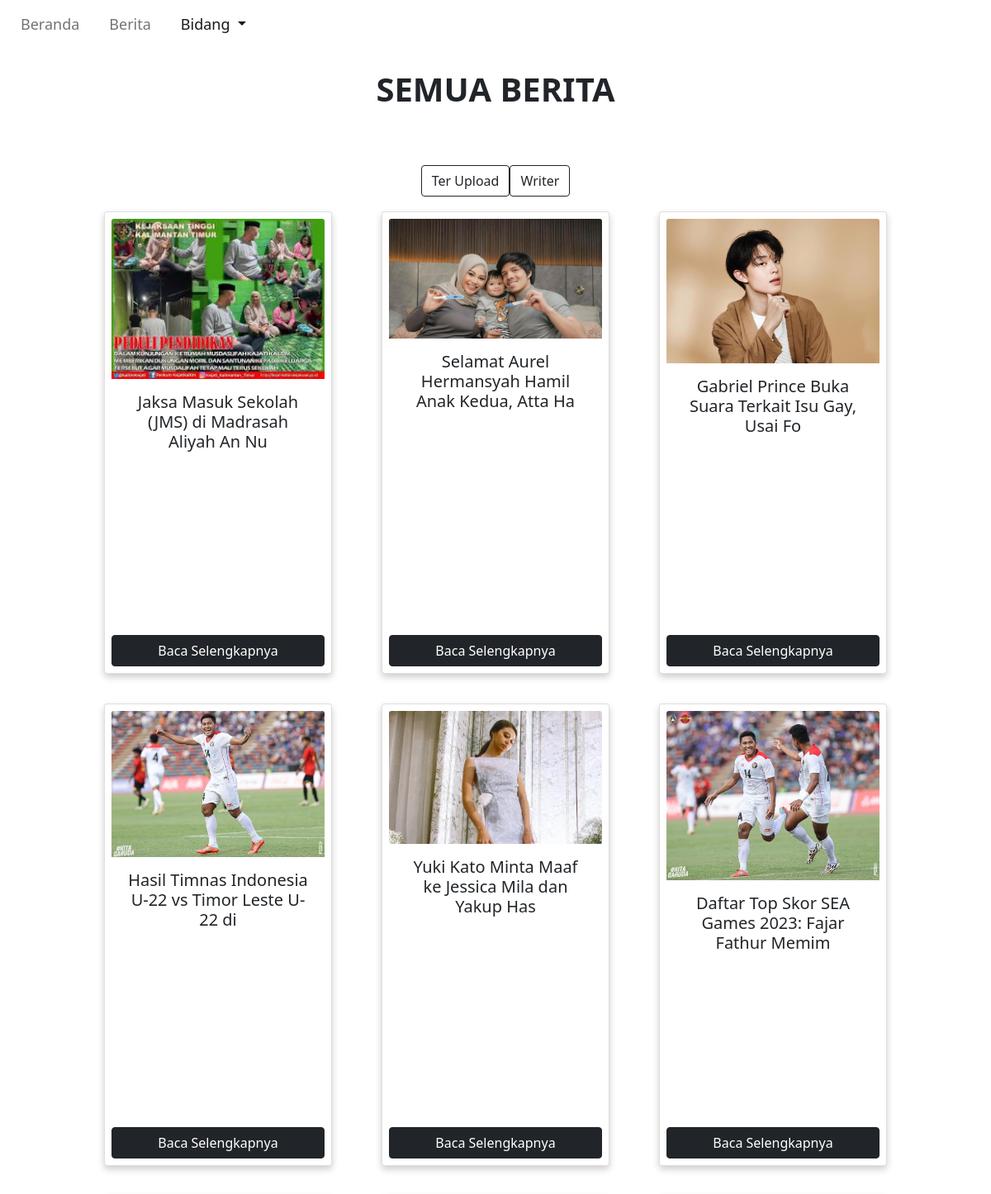
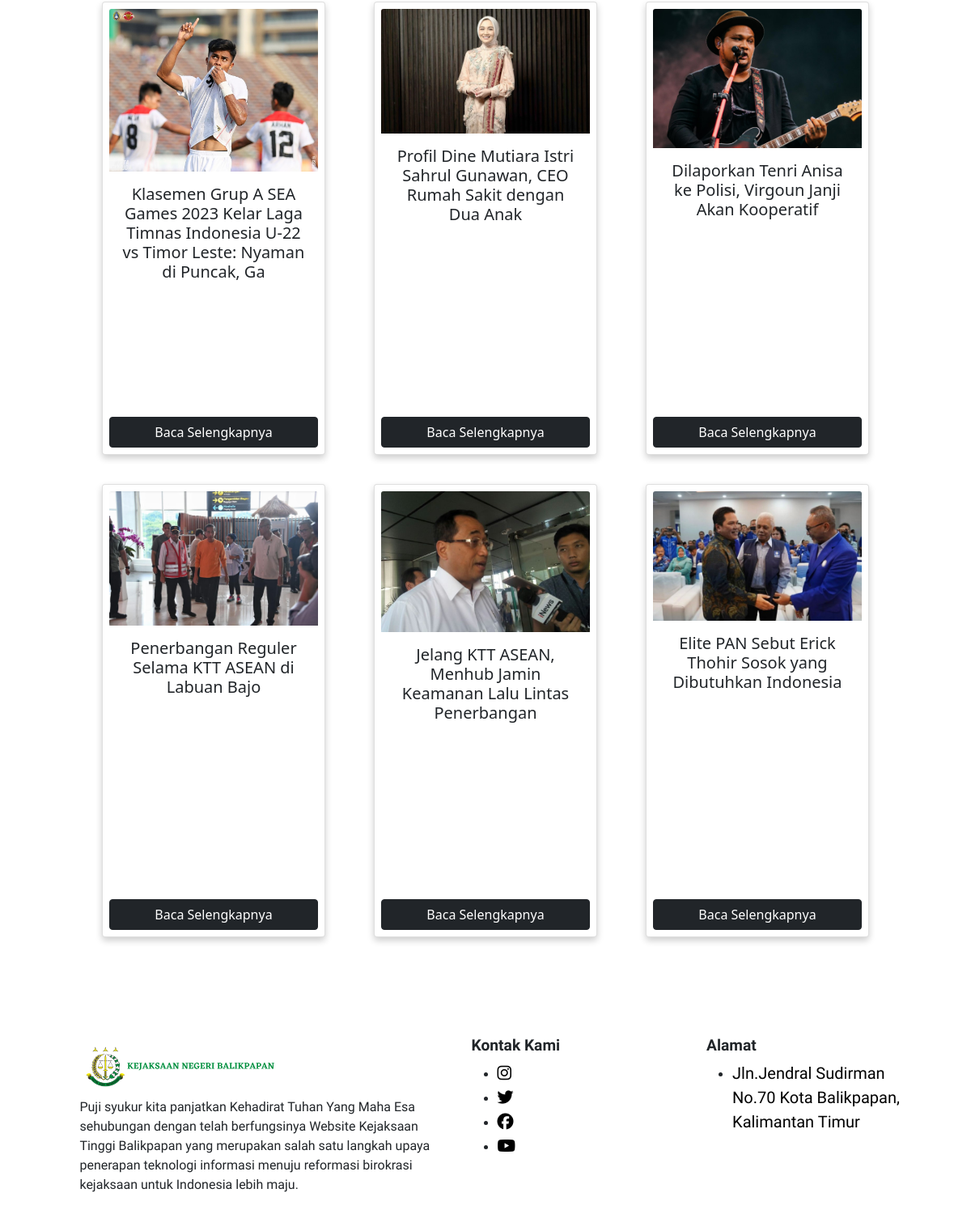
/admin/menu.php, run on the app's committed database (2 pictures, top to bottom).
### tables this page shows
CREATE TABLE `berita` (
  `ID_Berita` int(11) NOT NULL,
  `ID_Admin` int(11) NOT NULL,
  `Jenis` varchar(50) NOT NULL,
  `Gambar` varchar(100) NOT NULL,
  `Judul` varchar(100) NOT NULL,
  `Tanggal` date NOT NULL,
  `Isi` varchar(5000) NOT NULL
);

### admin/menu.php (the view, shortened to what this page needs)
<?php
require "../db/koneksi.php";
if (isset($_POST['upload'])) {
  $_SESSION["upload"]="upload";
  $result = mysqli_query($conn,"SELECT*FROM berita ORDER BY ID_Berita ASC");
}else if(isset($_POST['writer'])){
  $result = mysqli_query($conn,"SELECT*FROM artikel ORDER BY ID_Berita ASC");
  $_SESSION["upload"]="";
}else{
  $result = mysqli_query($conn,"SELECT*FROM berita ORDER BY ID_Berita ASC");
}
?>
<!DOCTYPE html>
<html lang="en">
<head>
  <link rel="stylesheet" href="../assets/style.css">
  <link href="https://cdn.jsdelivr.net/npm/bootstrap@5.0.2/dist/css/bootstrap.min.css"
  rel="stylesheet"
>
</head>
<body>
<?php
include 'navbar.php';?>
<div style="width:100%;">
<br>
<h1 style="text-align:center; padding: 5% 0 5% 0; font-weight:bold;">SEMUA BERITA</h1>
<div class="row" style="justify-content:center; margin:0;">
  <form class="row" style="justify-content:center; margin:0;" action="" method="post">
    <button type="submit" style="width:auto;" class="btn btn-outline-dark" name="upload">
        Ter Upload
    </button>
    <button type="submit" style="width:auto;" class="btn btn-outline-dark" name="writer">
        Writer
    </button>
  </form>
<?php
while($row=mysqli_fetch_assoc($result)){
    echo '<div class="col-sm-3" style="margin:1.5%;">
    <div class="card" style="min-height:35rem;">
        <img src="../db/'.$row["Gambar"].'" class="card-img-top" alt="...">
        <div class="card-body">
        <h5 class="card-title text-center" id="nama">'.$row["Judul"].'</h5>';
        echo'</div>
        <button class="btn btn-dark">
        <a href="berita.php?judul='.$row["Judul"].'"style="text-decoration:None; color:white;">Baca Selengkapnya</a>
        </button>
        '?>
        <?php
        echo'
        </div>
        </div>';
}
?>
</div>
</div>
<link rel="stylesheet" href="https://cdnjs.cloudflare.com/ajax/libs/font-awesome/4.7.0/css/font-awesome.min.css">
<footer>
  <div class="footers container-fluid" style="padding-left:50px; padding-bottom:10%;">
    <div class="row justify-content-center">
      <div class="col-sm-5">
        <img src="../assets/Image/icon.png" style="width:250px;" alt="">
        <br>
        <a style="font-size:medium;">Puji syukur kita panjatkan Kehadirat Tuhan Yang Maha Esa sehubungan dengan telah berfungsinya Website Kejaksaan Tinggi Balikpapan yang merupakan salah satu langkah upaya penerapan teknologi informasi menuju reformasi birokrasi kejaksaan untuk Indonesia lebih maju.</a>
      </div>
      <div class="col-md-3">
        <h6 style="font-weight: bold; font-size:larger;">Kontak Kami</h6>
        <ul class="social-icons">
          <li><a class="instagram" href="https://www.instagram.com/kejari.balikpapan/"><i class="fa fa-instagram"></i></a></li>
          <li><a class="twitter" href="https://twitter.com/KN_Balikpapan"><i class="fa fa-twitter"></i></a></li>
          <li><a class="facebook" href=" https://www.facebook.com/kejari.balikpapan/?_rdc=1&_rdr"><i class="fa fa-facebook"></i></a></li>
          <li><a class="youtube" href="https://www.youtube.com/@kejari.balikpapan848"><i class="fa fa-youtube"></i></a></li>
        </ul>
      </div>
      <div class="col-md-3">
        <h6 style="font-weight: bold; font-size:larger;">Alamat</h6>
        <ul class="footer-links">
          <li><a href="https://goo.gl/maps/HHyHtfyVDYx34YFi8" style="text-decoration:none; color:black;"> Jln.Jendral Sudirman No.70 Kota Balikpapan, Kalimantan Timur</a></li>
        </ul>
      </div>
    </div>
  </div>
</footer>
</body>
</html>

### assets/style.css (style rules this page uses)
* { scroll-behavior: smooth; margin: 0; }
body { font-family: 'Quicksand',sans-serif; text-align: justify; margin: 0; padding: 0; }
.footers { background:transparent; padding:13vh 0px 0px 3vw; font-family: 'Play', sans-serif; text-align:left; box-shadow: 10px 0 0 0 rgba(0, 0, 0, 0.2); }
.footers a { text-decoration:none; font-size: 20px; color:rgb(0, 0, 0); padding-right: 14px; transition:0.5s; }
.card { box-shadow: 0 4px 8px 0 rgba(0, 0, 0, 0.2); border-radius: 5px; padding: 3%; }
* { box-sizing: border-box; }

### data on the page
berita: Gambar (picture), Judul "Jaksa Masuk Sekolah (JMS) di Madrasah Aliyah An Nu"
berita: Gambar (picture), Judul "Selamat Aurel Hermansyah Hamil Anak Kedua, Atta Ha"
berita: Gambar (picture), Judul "Gabriel Prince Buka Suara Terkait Isu Gay, Usai Fo"
berita: Gambar (picture), Judul "Hasil Timnas Indonesia U-22 vs Timor Leste U-22 di"
berita: Gambar (picture), Judul "Yuki Kato Minta Maaf ke Jessica Mila dan Yakup Has"
berita: Gambar (picture), Judul "Daftar Top Skor SEA Games 2023: Fajar Fathur Memim"
berita: Gambar (picture), Judul "Klasemen Grup A SEA Games 2023 Kelar Laga Timnas Indonesia U-22 vs Timor Leste: Nyaman di Puncak, Ga"
berita: Gambar (picture), Judul "Profil Dine Mutiara Istri Sahrul Gunawan, CEO Rumah Sakit dengan Dua Anak"
berita: Gambar (picture), Judul "Dilaporkan Tenri Anisa ke Polisi, Virgoun Janji Akan Kooperatif"
berita: Gambar (picture), Judul "Penerbangan Reguler Selama KTT ASEAN di Labuan Bajo"
berita: Gambar (picture), Judul "Jelang KTT ASEAN, Menhub Jamin Keamanan Lalu Lintas Penerbangan"
berita: Gambar (picture), Judul "Elite PAN Sebut Erick Thohir Sosok yang Dibutuhkan Indonesia"
